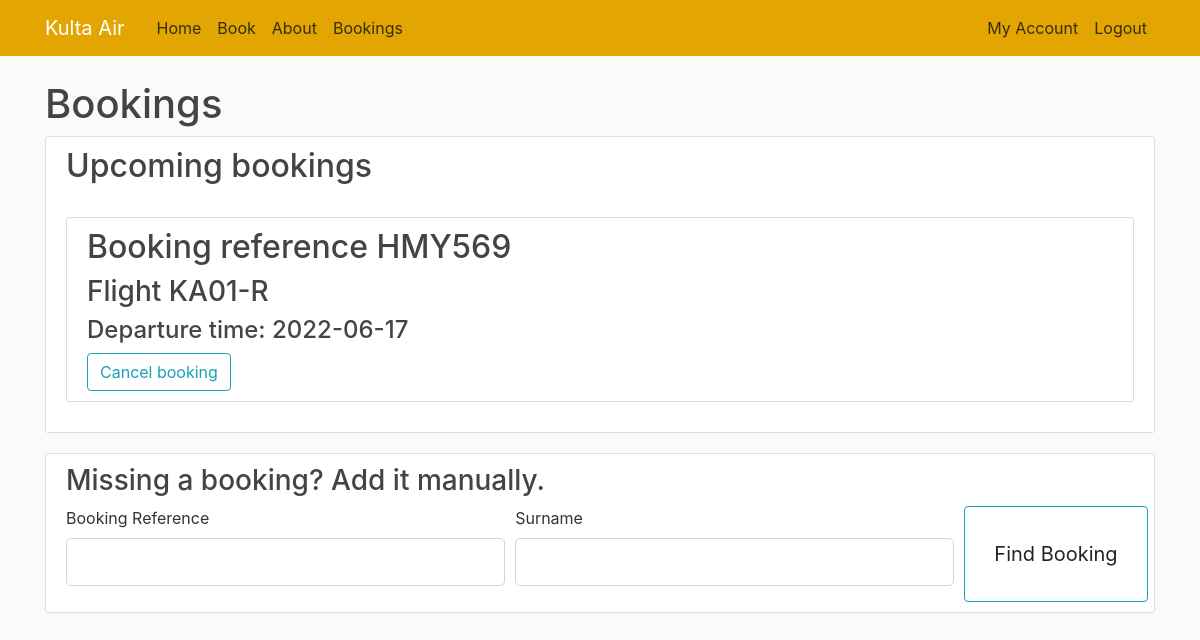
The page /bookings (signed in) on the database its author committed.
### flightbookingapp/models.py (models this page shows, shortened)
class Booking(db.Model):
    booking_ref = db.Column(db.VARCHAR(6), primary_key=True, nullable=False, unique=True)
    customer = db.Column(db.Integer, db.ForeignKey('customer.id'), nullable=False)
    flight = db.Column(db.Integer, db.ForeignKey('departure.id'), nullable=False)
    tickets = db.Column(db.Integer, default=1)

class Departure(db.Model):
    id = db.Column(db.Integer, primary_key=True, nullable=False, unique=True)
    flight_number = db.Column(db.VARCHAR(10), db.ForeignKey('route.flight_code'), nullable=False)
    depart_date = db.Column(db.Date, nullable=False)
    stopover_date = db.Column(db.Date)
    arrival_date = db.Column(db.Date, nullable=False)
    price = db.Column(db.Float, nullable=False, default=0.00)
    booked_seats = db.Column(db.Integer, nullable=False, default=0)

### flightbookingapp/routes.py (the view, shortened to what this page needs)
@app.route('/bookings', methods=['GET', 'POST'])
def bookings():
    if request.method == "POST" and request.form.get('cancel') == 'Cancel booking':
        cancel_booking(request.form.get('booking'))
        return redirect(url_for('bookings'))
    form = FindBookingForm()
    user_bookings = []
    departures = []
    if current_user.is_authenticated:
        user_bookings = current_user.bookings
        departures = Departure.query.all()
    return render_template('bookings.html', title='Bookings', loggedin=current_user.is_authenticated,
                           user_bookings=user_bookings, departures=departures, form=form)

### flightbookingapp/forms.py
class FindBookingForm(FlaskForm):
    booking_ref = StringField('Booking Reference', validators=[DataRequired(), Length(min=1, max=6)])
    surname = StringField('Surname', validators=[DataRequired()])
    submit = SubmitField('Find Booking')

### flightbookingapp/models.py (called while the page is built)
@login_manager.user_loader
def load_customer(user_id):
    return Customer.query.get(int(user_id))

### flightbookingapp/templates/bookings.html (shortened to what this page needs)
{% extends "layout.html" %}
{% block content %}
    {% if loggedin %}
        <h1 class="bookings-heading"> Bookings </h1>
        {% with departures=departures, bookings=user_bookings %}
            {% include 'upcoming_bookings.html' %}
        {% endwith %}
        <div class="content-section">
        <h3 class="bookings-heading"> Missing a booking? Add it manually.</h3>
    {% else %}
        <div class="content-section">
        <h2 class="bookings-heading"> Search for a booking </h2>
    {% endif %}
<form method="POST" action="">
    <fieldset class="form-row">
        <div class="form-group col-md-5">
            {{ form.booking_ref.label(class="form-control-label") }}
            {% if form.booking_ref.errors %}
                {{ form.booking_ref(class="form-control form-control-lg is-invalid") }}
                <div class="invalid-feedback">
                    {% for error in form.fly_from.errors %}
                        <span>{{ error }}</span>
                    {% endfor %}
                </div>
            {% else %}
                {{ form.booking_ref(class="form-control form-control-lg") }}
            {% endif %}
        </div>
        <div class="form-group col-md-5">
            {{ form.surname.label(class="form-control-label") }}
            {% if form.surname.errors %}
                {{ form.surname(class="form-control form-control-lg is-invalid") }}
                <div class="invalid-feedback">
                    {% for error in form.surname.errors %}
                        <span>{{ error }}</span>
                    {% endfor %}
                </div>
            {% else %}
                {{ form.surname(class="form-control form-control-lg") }}
            {% endif %}
        </div>
        <div class="d-grid btn-group col-2 mx-auto">
            <button class="btn btn-outline-info"
                    type="submit">{{ form.submit(class="btn btn-lg") }}</button>
        </div>
    </fieldset>
</form>
</div>
{% endblock content %}

### flightbookingapp/templates/upcoming_bookings.html (shortened to what this page needs)
<div class="content-section">
    <div class="media">
        <div class="media-body">
            <h2 class="bookings-heading">Upcoming bookings</h2>
            {% if bookings == [] %}
                <p class="text-secondary"><a class="ml-2" href="{{ url_for('booking') }}">You have no upcoming bookings.
                    Click here to make one!</a></p>
            {% else %}
                <br>
                {% for booking in bookings %}
                    <div class="content-section">
                    <form method="post" action="">
                        <h2>Booking reference {{ booking.booking_ref.upper() }}</h2>
                        {% for departure in departures %}
                            {% if departure.id == booking.flight %}
                                <h3>Flight {{ departure.flight_number }}</h3>
                                <h4>Departure time: {{ departure.depart_date }}</h4>
                            {% endif %}
                        {% endfor %}
                        <input type="submit" value="Cancel booking" name="cancel" class="btn btn-outline-info">
                    </form>
                    </div>
                {% endfor %}
            {% endif %}
        </div>
    </div>
</div>

### flightbookingapp/static/main.css (style rules this page uses)
body { background: #fafafa; color: #333333; margin-top: 5rem; }
h1, h2, h3, h4, h5, h6 { color: #444444; }
.content-section { background: #ffffff; padding: 10px 20px; border: 1px solid #dddddd; border-radius: 3px; margin-bottom: 20px; }

### rows shown on the page
Booking: booking_ref "HMY569"
Departure: flight_number "KA01-R", depart_date "2022-06-17"
